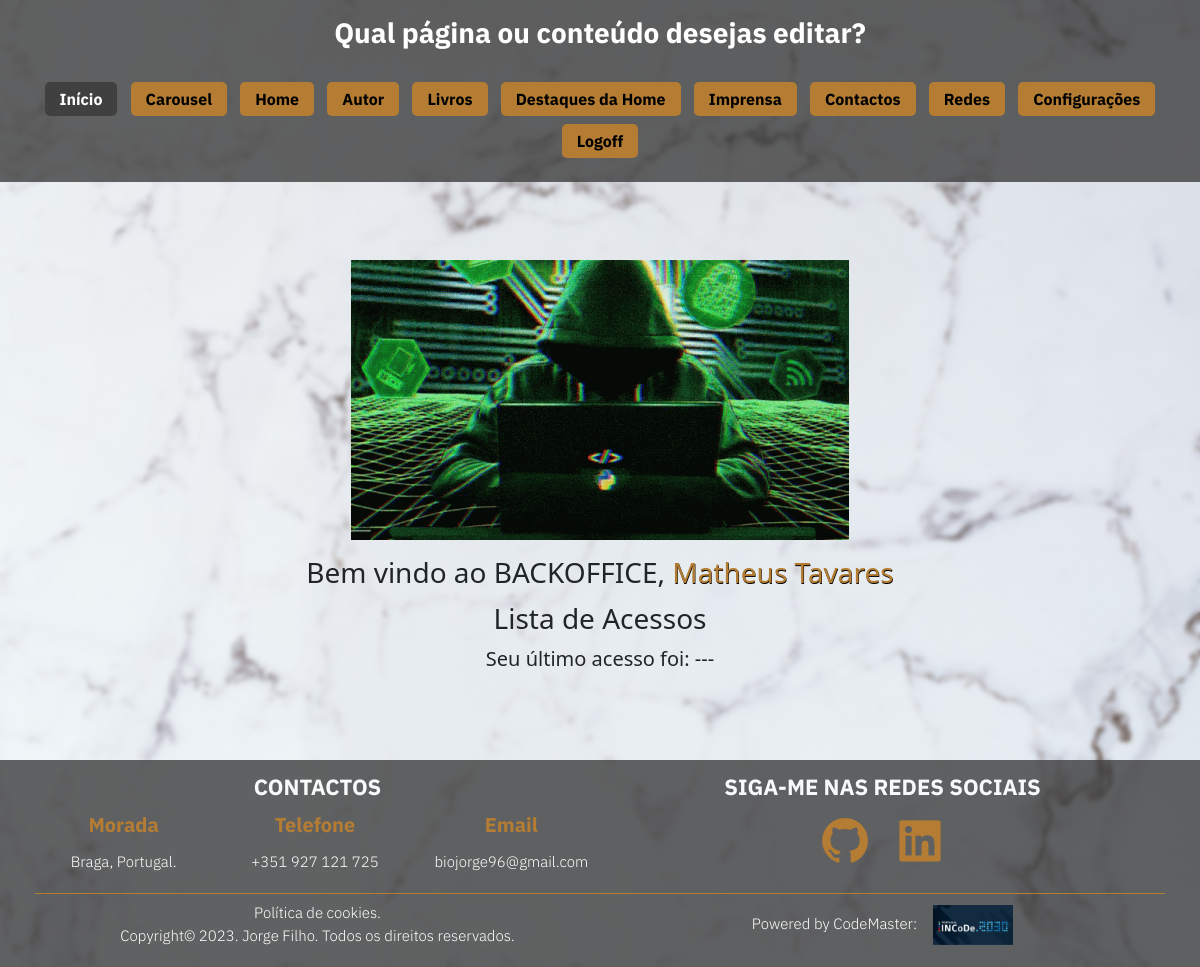
Page /backoffice/backoffice-logado.php (signed in) on the earlier database version.
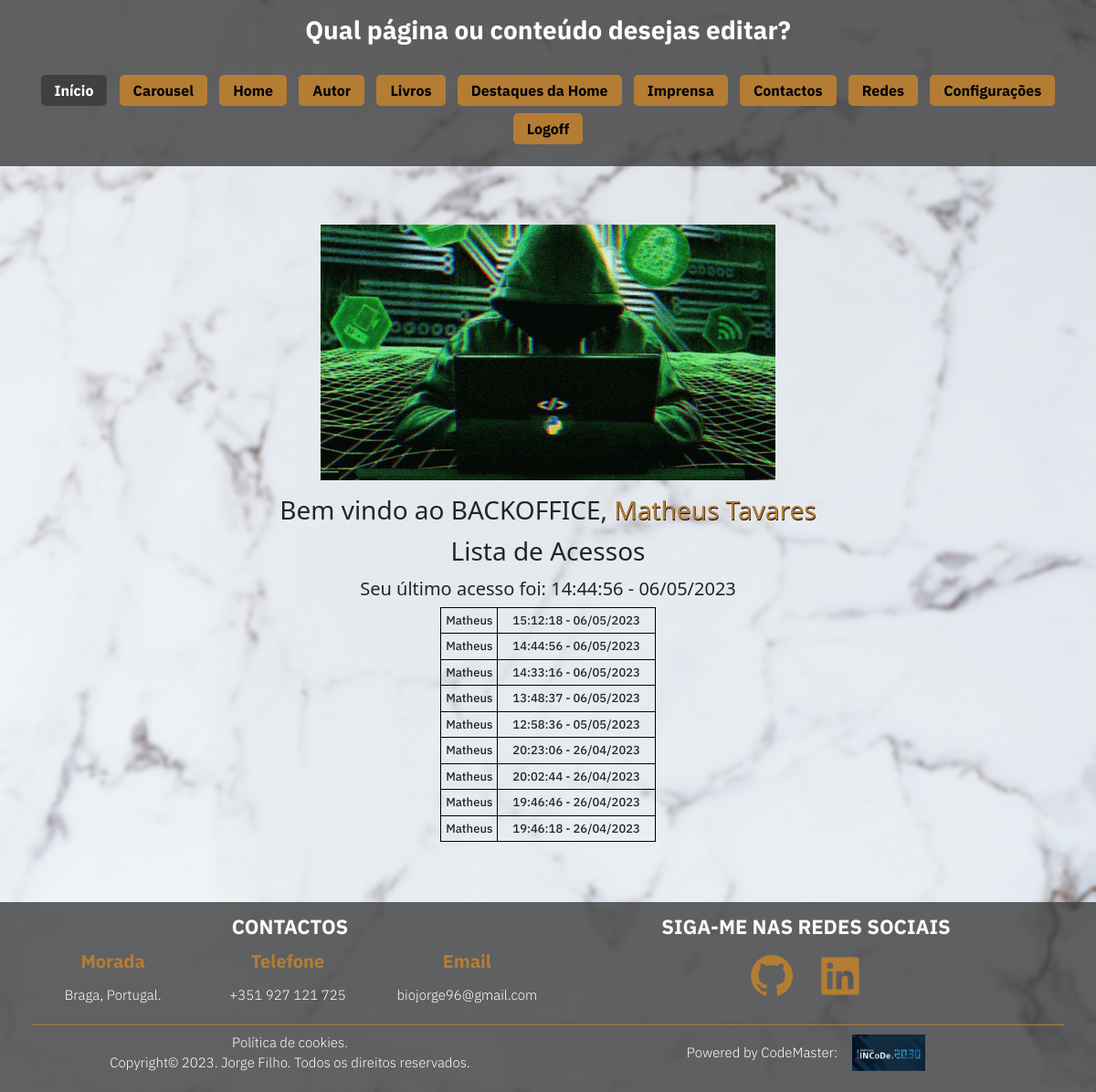
Same page on the later database version.
### tables this page shows
CREATE TABLE `acessos` (
  `id` int(11) NOT NULL,
  `id_usuario` int(11) NOT NULL,
  `datas` varchar(100) NOT NULL
);

CREATE TABLE `colaboradores` (
  `id` int(11) NOT NULL,
  `admin` tinyint(1) NOT NULL DEFAULT 0,
  `email` varchar(100) NOT NULL,
  `senha` varchar(100) NOT NULL,
  `nome` varchar(30) NOT NULL,
  `apelido` varchar(100) NOT NULL
);

### controllers/funcoes.php (called while the page is built, shortened)
<?php
    function selectSQL($sql){
        global $pdo;
        $query = $pdo->query($sql);
        return $query->fetchAll(PDO::FETCH_ASSOC);
    }
    function selectSQLUnico($sql){
        global $pdo;
        $query = $pdo->query($sql);
        return $query->fetch(PDO::FETCH_ASSOC);
    }
    function getColabNameByID($id_usuario){
        return selectSQLUnico("SELECT nome FROM colaboradores WHERE id='$id_usuario'")["nome"];
    }
    function getTodosAcessosByID($id_usuario){
        return selectSQL("SELECT * FROM acessos WHERE id_usuario='$id_usuario' ORDER BY id DESC");
    }
    function getUltimoAcesso($id_usuario){
        $ultimo =  selectSQLUnico("SELECT * FROM acessos WHERE id_usuario='$id_usuario' ORDER BY id DESC LIMIT 2 OFFSET 1");
        return (!empty($ultimo) ? "$ultimo[datas]" : "---");
    }
?>

### controllers/globais.php (called while the page is built, shortened)
<?php
    $lista_acessos = selectSQL("SELECT * FROM acessos ORDER BY id ASC");
?>

### controllers/requisitos.php (called while the page is built, shortened)
<?php
    require_once("base_dados.php");
    require_once("funcoes.php");
    require_once("globais.php");
?>

### backoffice/templates/inicio.php (the view, shortened to what this page needs)
<?php
    if($_SESSION["user"]["admin"]){
        $acessos = $lista_acessos;
    } else{
        $acessos = getTodosAcessosByID($user["id"]);
    }
?>
<div class="col-12 welcome p-3 d-flex flex-column justify-content-around align-items-center">
    <img src="../public/imagens/hacker-python.gif" alt="">
    <h3 class="mt-3">Bem vindo ao BACKOFFICE, <span><?=$user["nome"] . " " . $user["apelido"]?></span></h3>
    <h3 class="text-center p-1">Lista de Acessos</h3>
    <h5>Seu último acesso foi: <?=getUltimoAcesso($user["id"])?></h5>
    <table>
        <?php if(count($acessos) <= 10):?>
            <?php foreach($acessos as $chave => $a): ?>
                <tr>
                    <td>
                        <?=getColabNameByID($acessos[$chave]["id_usuario"])?>
                    </td>
                    <td class="p-1 px-3">
                        <?=$acessos[$chave]["datas"]?>
                    </td>
                </tr>
            <?php endforeach; ?>
        <?php endif; ?>
    </table>
</div>

### backoffice/backoffice-logado.php (shortened to what this page needs)
<?php
    require_once("../controllers/requisitos.php");
    if(!isset($_SESSION["user"])){
        header("Location: backoffice.php");
        exit();
    } else{
        $user = $_SESSION["user"];
        if(isset($_GET["opcao"])){
            $opcao = intval($_GET["opcao"]);
        } else{
            $opcao = 1;
        }
    }
?>
<!DOCTYPE html>
<html lang="pt">
    <head>
        <link href='https://unpkg.com/boxicons@2.1.4/css/boxicons.min.css' rel='stylesheet'>
        <link href="https://cdn.jsdelivr.net/npm/bootstrap@5.3.0-alpha1/dist/css/bootstrap.min.css" rel="stylesheet">
        <link rel="stylesheet" href="public/backoffice-logado.css">
    </head>
    <body>
        <header class="d-flex align-content-center flex-column">
            <h3 class="text-center text-white mt-3 w-100 <?=(isset($_GET["opcao"])) ? "d-none" : "" ?>">Qual página ou conteúdo desejas editar?</h3>
            <form action="backoffice-logado.php" method="get" class="container d-flex justify-content-around align-items-center gap-2 my-4 flex-wrap">
                <button name="opcao" value="1" class="<?=($opcao == 1) ? "selecionado" : "" ?>">Início</button>
                <button name="opcao" value="2" class="<?=($opcao == 2) ? "selecionado" : "" ?>">Carousel</button>
                <button name="opcao" value="3" class="<?=($opcao == 3) ? "selecionado" : "" ?>">Home</button>
                <button name="opcao" value="4" class="<?=($opcao == 4) ? "selecionado" : "" ?>">Autor</button>
                <button name="opcao" value="5" class="<?=($opcao == 5) ? "selecionado" : "" ?>">Livros</button>
                <button name="opcao" value="6" class="<?=($opcao == 6) ? "selecionado" : "" ?>">Destaques da Home</button>
                <button name="opcao" value="7" class="<?=($opcao == 7) ? "selecionado" : "" ?>">Imprensa</button>
                <button name="opcao" value="8" class="<?=($opcao == 8) ? "selecionado" : "" ?>">Contactos</button>
                <button name="opcao" value="9" class="<?=($opcao == 9) ? "selecionado" : "" ?>">Redes</button>
                <button name="opcao" value="10" class="<?=($opcao == 10) ? "selecionado" : "" ?>">Configurações</button>
                <button name="opcao" value="11" class="<?=($opcao == 11) ? "selecionado" : "" ?>">Logoff</button>
            </form>
        </header>
        <main class="container-fluid p-0 d-flex flex-column align-items-center justify-content-center gap-3 my-5 px-5">
                <?php switch($opcao){
                    case 1:
                        require_once("templates/inicio.php"); break;
                    }
                ?>
        </main>
        <footer>
            <div class="footer-end d-flex justify-content-center flex-wrap">
                <div class="col-12 col-md-6">
                <div class="col-12 title1 text-light text-center">Contactos</div>
                <div class="col-12 d-flex gap-1 justify-content-around" id="info_contacto">
                    <div class="col-12 col-md-3 d-flex flex-column align-items-center">
                        <h3 class="subtitulo text-center">Morada</h3>
                        <p>
                            Braga, Portugal.
                        </p>
                    </div>
                    <div class="col-12 col-md-3 margem-10 d-flex flex-column align-items-center">
                        <h3 class="subtitulo">Telefone</h3>
                        <p>
                            +351 927 121 725
                        </p>
                    </div>
                    <div class="col-12 col-md-3 margem-15 d-flex flex-column align-items-center">
                        <h3 class="subtitulo">Email</h3>
                        <p id="ultimo_contacto">
                            biojorge96@gmail.com
                        </p>
                    </div>
                </div>
            </div>
            <div class="col-12 col-md-6 d-flex flex-column align-items-center">
                <div class="col-12 text-center">
                    <div class="title1 text-light">Siga-me nas redes sociais</div>
                </div>
                <div class="col-12 redes-sociais d-flex justify-content-center">
                    <a href="https://github.com/BioJorge"><i class='bx bxl-github'></i></a>
                    <a href="https://www.linkedin.com/in/jorge-carlos-sousa-filho-5310861a3/"><i class='bx bxl-linkedin-square'></i></a>
                </div>
            </div>
            <div class="col-12 text-center copyright d-flex align-items-center">
                <p class="text-center m-0 pt-2 col-6">
                    Política de cookies.
                    <br>
                    Copyright&copy; 2023. Jorge Filho.  Todos os direitos reservados.
                </p>
                <div class="patrocinio d-flex justify-content-center align-items-center gap-3 col-6 mt-2">
                    <span class=" d-none d-md-block">Powered by CodeMaster:</span>
                    <img src="../public/imagens/incode.png" alt="">
                </div>
            </div>
        </footer>
    </body>
</html>

### backoffice/public/backoffice-logado.css (style rules this page uses)
body { padding: 0px; margin: 0px; background-image: url("../../public/imagens/pexels-karolina-grabowska-4705933.jpg"); background-size: cover; background-position: center center; background-repeat: no-repeat; backdrop-filter: blur(2px); min-height: 100vh; }
header { background-color: #404040d0; font-family: "IBM-Bold"; }
main { padding: 0px; margin: 0px; display: flex; justify-content: center; align-items: center; min-height: 60vh; }
button { background-color: #B47D33; text-decoration: none; font-size: 16px; text-align: center; width: fit-content; height: fit-content; padding: 5px 15px; border: none; outline: none; }
h3 > span { color: #B47D33; text-shadow: 0.5px 0.5px black; }
.title1 { font-size: 22px; color: #404040; text-transform: uppercase; }
form { margin: auto; }
input[type=submit]:hover, .selecionado { background-color: #404040; color: white; }
button { border-radius: 5px; }
table, td, th, tr { border: 1px solid black; border-collapse: collapse; font-size: 13px; }
td { font-family: "IBM-Medium"; width: fit-content; height: fit-content; padding: 0px 5px; text-align: center; }
footer { font-family: "IBM-Bold"; }
.footer-end { margin-top: 50px; background-color: #404040d0; padding: 10px 35px; }
.subtitulo { text-align: center; font-size: 20px; margin-top: 10px; color: #B47D33; }
.footer-end p { margin-top: 6px; margin-bottom: 0px; text-align: left; font-size: 15px; font-family: "IBM-Light"; color: white; }
.margem-15 { margin-left: 15px !important; }
.margem-10 { margin-left: 10px !important; }
.redes-sociais { margin-top: 10px; gap: 20px; }
.redes-sociais > a i { padding: 0px; text-align: center; font-size: 55px; color: #B47D33; }
.copyright { margin-top: 20px; margin-bottom: 10px; border-top: 1px solid #B47D33; }
.copyright > p { margin-bottom: 0px; }
.patrocinio > img { height: 40px; width: 80px; }
.patrocinio > span { font-size: 15px; font-family: "IBM-Light"; color: white; }

Differences in the rows shown:
added acessos: datas "14:44:56 - 06/05/2023", id_usuario.nome "Matheus"
added acessos: id_usuario.nome "Matheus", datas "15:12:18 - 06/05/2023"
added acessos: id_usuario.nome "Matheus", datas "14:33:16 - 06/05/2023"
added acessos: id_usuario.nome "Matheus", datas "13:48:37 - 06/05/2023"
added acessos: id_usuario.nome "Matheus", datas "12:58:36 - 05/05/2023"
added acessos: id_usuario.nome "Matheus", datas "20:23:06 - 26/04/2023"
added acessos: id_usuario.nome "Matheus", datas "20:02:44 - 26/04/2023"
added acessos: id_usuario.nome "Matheus", datas "19:46:46 - 26/04/2023"
added acessos: id_usuario.nome "Matheus", datas "19:46:18 - 26/04/2023"
Other differences:
getUltimoAcesso($user["id"]): "---" → (not shown)
